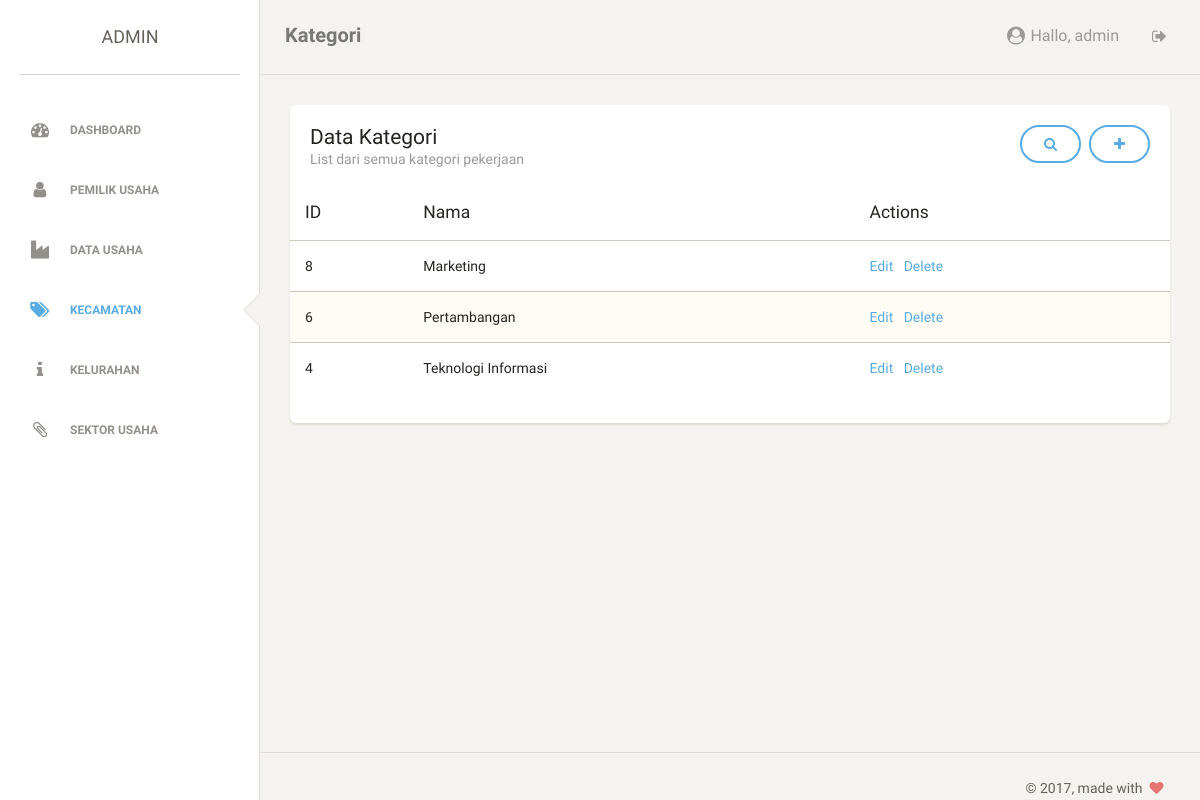
The page /admin/kecamatan.php (signed in) on the database its author committed.
### tables this page shows
CREATE TABLE `kategori` (
  `kategori_id` int(11) NOT NULL AUTO_INCREMENT,
  `kategori_nama` varchar(21) NOT NULL,
  PRIMARY KEY (`kategori_id`),
  UNIQUE KEY `kategori_nama` (`kategori_nama`)
);

### admin/kecamatan.php (the view, shortened to what this page needs)
<?php
	require "../php/connection.php";
?>
    <!doctype html>
    <html lang="en">
    <head>
        <link href="../css/bootstrap.min.css" rel="stylesheet" />
        <link href="../css/style.css" rel="stylesheet" />
        <link href="../font-awesome/css/font-awesome.min.css" rel="stylesheet">
    </head>
    <body>
        <div class="wrapper">
            <div class="sidebar" data-background-color="white" data-active-color="info">
                <div class="sidebar-wrapper">
                    <div class="logo">
                        <a href="#" class="simple-text">
                        Admin
                    </a>
                    </div>
                    <ul class="nav">
                        <li>
                            <a href="dashboard.php">
                                <i class="fa fa-dashboard" style="font-size: 18px;"></i>
                                <p>Dashboard</p>
                            </a>
                        </li>
                        <li>
                            <a href="pemilikusaha.php">
                                <i class="fa fa-user" style="font-size: 18px;"></i>
                                <p>Pemilik Usaha</p>
                            </a>
                        </li>
                        <li>
                            <a href="datausaha.php">
                                <i class="fa fa-industry" style="font-size: 18px;"></i>
                                <p>Data Usaha</p>
                            </a>
                        </li>
                        <li class="active">
                            <a href="kecamatan.php">
                                <i class="fa fa-tags" style="font-size: 18px;"></i>
                                <p>Kecamatan</p>
                            </a>
                        </li>
                        <li>
                            <a href="kelurahan.php">
                                <i class="fa fa-info" style="font-size: 18px;"></i>
                                <p>Kelurahan</p>
                            </a>
                        </li>
                        <li>
                            <a href="sektorusaha.php">
                                <i class="fa fa-paperclip" style="font-size: 18px;"></i>
                                <p>Sektor Usaha</p>
                            </a>
                        </li>
                    </ul>
                </div>
            </div>
            <div class="main-panel">
                <nav class="navbar navbar-default">
                    <div class="container-fluid">
                        <div class="navbar-header">
                            <a class="navbar-brand" href="#">Kategori</a>
                        </div>
                        <div class="collapse navbar-collapse">
                            <ul class="nav navbar-nav navbar-right">
                                <li>
                                    <a href="profil_edit.php">
                                        <p>
                                            <i class="fa fa-user-circle" style="font-size: 18px;"></i> Hallo,
                                            <?php echo $_SESSION['admin_nama'];?>
                                        </p>
                                    </a>
                                </li>
                                <li>
                                    <a href="../php/logout.php">
                                        <i class="fa fa-sign-out"></i>
                                    </a>
                                </li>
                            </ul>
                        </div>
                    </div>
                </nav>
                <div class="content">
                    <div class="container-fluid">
                        <div class="row">
                            <div class="col-md-12">
                                <div class="card">
                                    <div class="header">
                                        <a href="kecamatan_tambah.php" class="btn btn-info pull-right"><i class="fa fa-plus"></i></a>
                                        <a href="#" data-toggle="modal" data-target="#search" class="btn btn-info pull-right" style="margin-right: 8px;"><i class="fa fa-search"></i></a>
                                                <h4 class="title">Data Kategori</h4>
                                                <p class="category">List dari semua kategori pekerjaan</p>
                                    </div>
                                    <div class="content table-responsive table-full-width">
                                        <table class="table table-striped">
                                            <thead>
                                                <th>ID</th>
                                                <th>Nama</th>
                                                <th>Actions</th>
                                            </thead>
                                            <tbody>
                                                <?php
                                                    if(isset($_GET['nama'])){
                                                        $strQuery = "SELECT kategori_id, kategori_nama FROM kategori WHERE kategori_nama LIKE '%$_GET[nama]%' ORDER BY kategori_id DESC";
                                                    }else {
                                                        $strQuery = "SELECT kategori_id, kategori_nama FROM kategori ORDER BY kategori_id DESC";
                                                    }
                                                    $query = mysqli_query($connection, $strQuery);
                                                    $i = 0;
                                                    while($result = mysqli_fetch_assoc($query)){
                                                        echo "<tr>";
                                                        echo "<td>$result[kategori_id]</td>";
                                                        echo "<td>$result[kategori_nama]</td>";
                                                        echo "<td><a href='kategori_edit.php?id=$result[kategori_id]'>Edit</a>";
                                                        echo "<a href=# data-toggle=modal data-target=#delete$i>Delete</a></td>";
                                                        echo "</tr>";
                                                ?>
                                                    <?php
                                                        $i++;
                                                    }
                                                ?>
                                            </tbody>
                                        </table>
                                    </div>
                                </div>
                            </div>
                        </div>
                    </div>
                </div>
                <footer class="footer">
                    <div class="container-fluid">
                        <div class="copyright pull-right">
                            &copy;
                            , made with <i class="fa fa-heart heart"></i>
                        </div>
                    </div>
                </footer>
            </div>
        </div>
    </body>
    </html>

### rows shown on the page
kategori: kategori_id "8", kategori_nama "Marketing"
kategori: kategori_id "6", kategori_nama "Pertambangan"
kategori: kategori_id "4", kategori_nama "Teknologi Informasi"

### other values the page prints
$_SESSION['admin_nama'] "admin"
